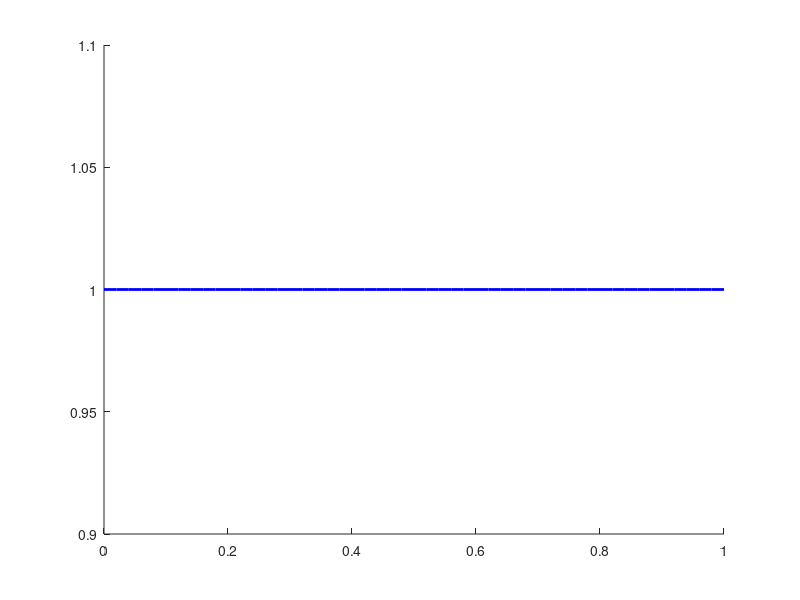

This chart was generated by the following MATLAB code: (Note: this script raises an error after producing the figure.)
close all; clear

% 1D transient heat problem with an imposed temperature at both boundaries
% comparison to analytical solution (a series until infinity)

% problem parameters
ne = 50;           % number of elements
alpha = 1;         % thermal diffusivity coefcient
ox = 0;            % origin of the domain
L = 1;             % length of the domain
deltat = 1e-2;     % time step size
nstep = 1000;       % number of time steps
plotevery = 10;    % plot every ... time step
nplot = 200;       % number of points for plotting analytical solution
nseries = 100;     % number of terms in analytical solution
ana = 0;           % plot analytical sol 1: Cartesian 2: axisymm.
keepK = 1;         % 1: keep elem matrix between time steps  0: do not keep
coorsys = 0;       % 0: Cartesion, 1: axisymmetric
BCs = [0 2];       % BCs(1) for left and BCs(2) right side, with values:
                   % 0: Dirichlet, 1: Neumann, 2: Robin
T0    = 1;         % initial temperature
Twall = [1 0.1];   % wall temperature in case BCs = 0
flux = [0 5];      % heat flux / (rho * cp) in case BCs = 1
hheat = [10 5];    % heat transfer coeff. / (rho * cp) in case BCs = 2
Tinf = [0 0];      % temperature at inf. in case BCs = 2

% derived parameters
h = L/ne;       % element size
xnod = ox:h:(ox+L);   % nodal coordinates
time = 0;       % initial time

% the location of the integration points (parametric domain is [-1:1])
xi = [-1/sqrt(3) 1/sqrt(3)];

% the weights in the integration points
w = [1 1];

% the shape functions for each node in each integration point
% Ne(ndf,ninti)
Ne = [1/2*(1-xi); 1/2*(1+xi)];

% derivaties of the shape function wrt to xi in each integration point
% gradxiNe(ndf,ninti)
gradxiNe = [-1/2 -1/2; 1/2 1/2];

% define the initial solution of the temperature
sol = zeros(ne+1,1)+T0;

% plot the solution
figure(1); hold on
plot(ox:h:(ox+L),sol,'-','color',[0 0 1],'LineWidth',2)
xplot = ox:L/nplot:(ox+L);
if any ( ana == [1,2] )
    plot(xplot,0.*xplot+T0,'-k','LineWidth',2)
end

% load the Bessel roots (these were found with chebfun)
if ana == 2
    br = load('31831_Bessel_roots.txt');
end
    
% store the old solution
solold = sol;

% time stepping 
for step = 1:nstep
    
    % update the current time
    time = time + deltat;

    disp(['step = ',num2str(step),' time = ',num2str(time)])
    
    % initialize the element matrix and rhs 
    if ( step == 1 && keepK ) || ~keepK
        K = zeros(ne+1,ne+1);
    end
    f = zeros(ne+1,1);

    % loop over the elements and assemble the system matrix
    for ie = 1:ne
        
        % get the current nodal coordinates
        re = [xnod(ie) xnod(ie+1)]';
        
        % determine the Jacobian in each integration point
        J = transpose(gradxiNe'*re);

        % derivaties of the shape function wrt to x in each integration 
        % point gradNe(ndf,ninti)
        gradNe = gradxiNe./J;
        
        % the coordinates in the integration points
        r = transpose(Ne'*re);

        % integration in a cylindrical coordinate system
        if coorsys == 1 
            J = J*2*pi.*r;
        end
        
        % get the previous solution in the nodes
        Told = [solold(ie) solold(ie+1)];
        
        % system matrix only has to be assembled once (does not change)
        if ( step == 1 && keepK ) || ~keepK
            
            % initialize local system matrix
            Ke = 0; 

            % loop over the integration points
            for k = 1:2
              Ke = Ke + (1/deltat)*w(k)*Ne(:,k)*Ne(:,k)'*J(k) + ...
                           + alpha*w(k)*gradNe(:,k)*gradNe(:,k)'*J(k);
            end

            % add to the global system matrix
            K(ie:ie+1,ie:ie+1) = K(ie:ie+1,ie:ie+1) + Ke;
        
        end
        
        % initialize local RHS
        fe = 0;
        
        % loop over the integration points
        for k = 1:2
          powr = get_power(time); % get the current power at the surface
          dist = L - r; % distance from right boundary;
          q = powr*exp(-20*dist); % get the power volume density
          fe = fe + (1/deltat)*w(k)*Ne(:,k)*Ne(:,k)'*( Told' + q' ) *J(k);
        end       
        
        % add to the total RHS vector
        f(ie:ie+1) = f(ie:ie+1) + fe;  
        
    end
    
    % get factor depending on coordinate system
    facL = 1; facR = 1;
    if coorsys == 1
        facL = 2*pi*ox; % left boundary
        facR = 2*pi*(ox+L); % right boundary
    end
        
    % add Neumann boundary conditions
    if ( BCs(1) == 1 )
        f(1) = f(1) - facL*flux(1);
    end

    if ( BCs(2) == 1 )    
        f(end) = f(end) - facR*flux(2);
    end
    
    % add Robin boundary conditions
    if ( BCs(1) == 2 )   
        if ( step == 1 && keepK ) || ~keepK
            K(1,1) = K(1,1) + facL*hheat(1);
        end
        f(1) = f(1) + facL*hheat(1)*Tinf(1);
    end

    if ( BCs(2) == 2 ) 
        if ( step == 1 && keepK ) || ~keepK
            K(end,end) = K(end,end) + facR*hheat(2);
        end        
        f(end) = f(end) + facR*hheat(2)*Tinf(2);
    end    
            
    % add essential boundary conditions
    % NOTE: see userguide of eztfem for details on this approach
    if any ( BCs == 0 )
        
        % make a system vector with the essential BCs
        uess = zeros(ne+1,1);    
        
        % indices of essential BCs and indices of "free" dofs
        if BCs(1) == 0 && BCs(2) ~= 0
          iess = [1]; 
          iu = 2:ne+1;
          uess(iess(1)) = Twall(1);
        elseif BCs(1) ~= 0 && BCs(2) == 0
          iess = [ne+1]; 
          iu = 1:ne;
          uess(iess(1)) = Twall(2);
        else
          iess = [1 ne+1]; 
          iu = 2:ne;
          uess([iess(1),iess(2)]) = Twall;
        end        


        if ( step == 1 && keepK ) || ~keepK

          % extract Kup
          Kup = K(iu,iess);

          % modify K
          K(iu,iess) = 0;                     % Kup = 0
          K(iess,iu) = 0;                     % Kpu = 0
          K(iess,iess) = eye(length(iess));   % Kpp = I

        end

        % modify f
        f(iu) = f(iu) - Kup * uess(iess) ; % fu = fu - Kup * up
        f(iess) = uess(iess) ;             % fp = up
    
    end

    % solve the linear system
    sol = K\f;
    
    % store the old solution
    solold = sol;

    % current flux
    powr_all(step) = powr;
    temp_all(step) = sol(end);
    time_all(step) = time;
    flux_all(step) = sol(end) - sol(end-1);

    % postprocessing
    if mod(step,plotevery) == 0
    
        % the numerical solution
        plot(ox:h:(ox+L),sol,'-','color',[step/nstep 0 1],'LineWidth',2)
        
        if ana == 1

            % calculate coefficients of the anlytical solution once
            % NOTE: assume Twall = 0 and T0 = 1 here, and compensate for the 
            % difference later
            if exist('Bn','var') == 0
               Bn = zeros(nseries,1);
               for n = 1:nseries
                  Bn(n) = -2*(-1+(-1)^n)/(n*pi);
               end
            end

            % calculate the analytical solution
            solex = zeros(nplot+1,1);
            for n = 1:nseries
               solex = solex + (Bn(n)*sin(n*pi*xplot/L)*exp(-(n*pi/L)^2*alpha*time))';
            end

            % plot the analytical solution using real values for T0 and Twall
            plot(xplot,Twall+solex*(T0-Twall),'-k','LineWidth',2)
            
        elseif ana == 2
            
            % only calculate Bessel functions once
            if exist('rr','var') == 0
               rr = zeros(nseries,nplot+1);
               brr = zeros(nseries,1);
               for n = 1:nseries
                   rr(n,:) = besselj(0,br(n)*xplot);
                   brr(n) = br(n)*besselj(1,br(n));
               end
            end

            % calculate the analytical solution
            solex = zeros(nplot+1,1);
            for n = 1:nseries
               solex = solex + 2*exp(-br(n)^2*time)*rr(n,:)' ./ brr(n);
            end
            
            % plot the analytical solution using real values for T0 and Twall
            plot(xplot,Twall+solex*(T0-Twall),'-k','LineWidth',2)
            
        end
        
    end
    
end
   
% make the plot a bit nicer
xlabel('$x$','Interpreter','latex')
ylabel('$T$','Interpreter','latex')
ax = gca; 
ax.FontSize = 24;
xlim([ox ox+L])
%ylim([0 1]);

disp(['outward flux at left boundary = ',num2str((sol(2) - sol(1)) / h)])
if BCs(1) == 1
    disp(['which should be = ',num2str(flux(1))])
elseif BCs(1) == 2
    disp(['which should be = ',num2str(hheat(1)*(sol(1)-Tinf(1)))])
end

disp(['outward flux at right boundary = ',num2str(-(sol(end) - sol(end-1)) / h)])
if BCs(2) == 1
    disp(['which should be = ',num2str(flux(2))])
elseif BCs(2) == 2
    disp(['which should be = ',num2str(hheat(2)*(sol(end)-Tinf(2)))])
end

figure; 
plot(time_all,temp_all,'LineWidth',2);
% make the plot a bit nicer
xlabel('$t$','Interpreter','latex')
ylabel('$T_{end}$','Interpreter','latex')
ax = gca; 
ax.FontSize = 24;

figure; 
plot(time_all,powr_all,'LineWidth',2);
% make the plot a bit nicer
xlabel('$t$','Interpreter','latex')
ylabel('$P$','Interpreter','latex')
ax = gca; 
ax.FontSize = 24;

%%%%%%%%%%%%%% function definitions %%%%%%%%%%%%%%%


function flux = get_power(time)

    % Laser source parameters
    abs = 21;        % abs coeff of brown petg
    reflec = 0;      % reflection of brown petg
    sigma_mm = 1.5;  % Width of the Gaussian heat source (mm)
    Power = 1;     % Laser Power (W)
    scale = 1;

    x_sample = 1;

    x0 = get_pos(time); % beam center

    %Calculate the Gaussian heat source term
    flux = scale * exp(-(x_sample-x0).^2 / (2 * sigma_mm^2)); % W / mm3

end

function pos = get_pos(time)

    % position parameters
    period = 4;
    domain_length = 10;

    % calculte the speed
    V = domain_length / (period/2);

    % calculate the time in the current pass
    time_in_pass = mod(time,period);
    pos = zeros('like',time_in_pass);

    % calculate the position
    for i = 1:length(time_in_pass)
        if time_in_pass(i) < period/2
            pos(i) = V*time_in_pass(i);
        else
            pos(i) = domain_length - V*(time_in_pass(i)-period/2);
        end
    end
end
